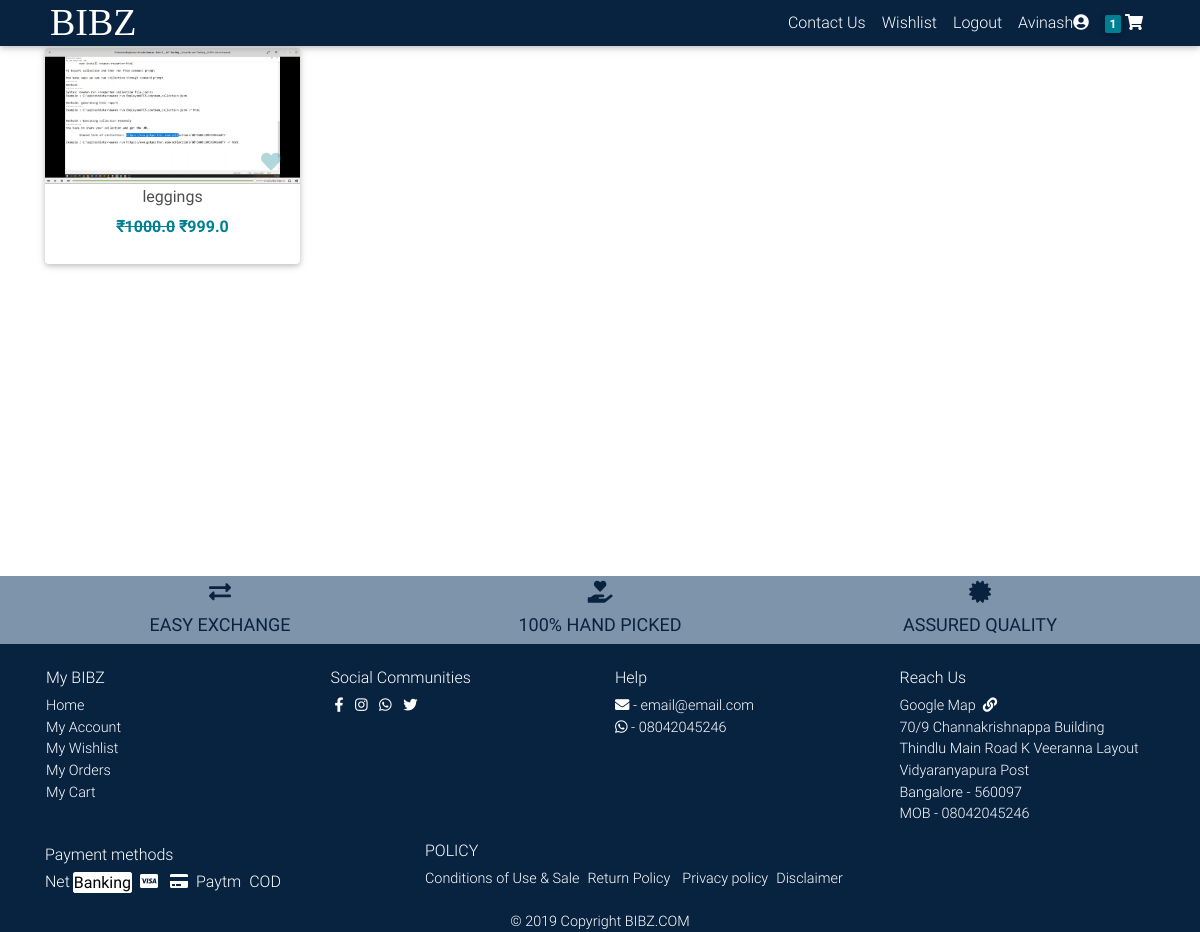
Screenshot of /wishlists/ (signed in) with the database file from the repository.
### core/models.py (models this page shows, shortened)
class Order(models.Model):
    user = models.ForeignKey(settings.AUTH_USER_MODEL, on_delete=models.CASCADE)
    ref_code = models.CharField(max_length=20, blank=True, null=True)
    items = models.ManyToManyField(OrderItem)
    start_date = models.DateTimeField(auto_now_add=True)
    ordered_date = models.DateTimeField()
    ordered = models.BooleanField(default=False)
    shipping_address = models.ForeignKey('Address', related_name='shipping_address', on_delete=models.SET_NULL, blank=True, null=True)
    payment_mode = models.CharField(max_length=20, default='NOT PROCESSED')
    payment = models.ForeignKey('Payment', on_delete=models.SET_NULL, blank=True, null=True)
    being_delivered = models.BooleanField(default=False)
    received = models.BooleanField(default=False)

class WishList(models.Model):
    user = models.ForeignKey(settings.AUTH_USER_MODEL, on_delete=models.CASCADE)
    item = models.ForeignKey(Item, on_delete=models.CASCADE)

class Item(models.Model):
    title = models.CharField(max_length=100)
    price = models.FloatField()
    discount_price = models.FloatField(blank=True, null=True)
    label = models.CharField(choices=LABEL_CHOICES, max_length=20)
    slug = models.SlugField()
    description = models.TextField()
    image = models.ImageField()
    image1 = models.ImageField(blank=True, null=True)
    image2 = models.ImageField(blank=True, null=True)
    def get_absolute_url(self):
        return reverse("core:product", kwargs={'slug': self.slug})

### core/views.py (the view)
# urls.py: path('wishlists/', wish_lists, name="wish_lists"),
@login_required(login_url="/accounts/account_login")
def wish_lists(request):
    wishlist_item = WishList.objects.filter(user=request.user)
    return render(request, 'wish_list.html', {'wishlist_item': wishlist_item})

### core/templatetags/cart_template_tags.py (called while the page is built)
@register.filter
def cart_item_count(user):
    if user.is_authenticated:
        qs = Order.objects.filter(user=user, ordered=False)
        if qs.exists():
            return qs[0].items.count()
    return 0

### templates/wish_list.html (shortened to what this page needs)
{% extends "base.html" %}
{% block content %}
{% load static %}
<main>
    <div class="container">
        <div class="row wow fadeIn">
          {% for item in wishlist_item %}
          <div class="col-6 col-lg-3 col-md-6 mb-4 procol">
              <div class="card product">
              <div class="view overlay">
              <div class="innerimage">
                <img src="{{ item.item.image.url }}" class="card-img-top">
                    <div class="on_image">
                        <a href="{% url 'core:remove_from_wish_list' slug=item.item.slug %}"><i class="fa fa-heart" aria-hidden="true"></i></a>
                    </div>
              </div>
              </div>
              <div class="card-body card-body1 text-center">
                <div class="item.item_title mx-auto">
                    <a style="overflow" href="{{ item.item.get_absolute_url }}" class="dark-grey-text">{{ item.item.title }}</a>
                </div>
                <h6 class="font-weight-bold pt-2">
                  <strong>
                  {% if item.item.discount_price %}
                <del>₹{{ item.item.price }}</del>
                  ₹{{ item.item.discount_price }}
                  {% else %}
                  ₹{{ item.item.price }}
                  {% endif %}
                      <br>
                  </strong>
                </h6>
              </div>
            </div>
          </div>
          {% endfor %}
        </div>
    </div>
  </main>
{% endblock content %}

### templates/navbar.html (shortened to what this page needs)
{% load cart_template_tags %}
<nav class="navbar fixed-top navbar-expand-lg navbar-light white ">
  <div class="container">
      <a class="navbar-brand waves-effect" href="/">
        <h1 class="white-text">BIBZ</h1>
      </a>
      <div class="collapse navbar-collapse" id="navbarSupportedContent">
        <ul class="navbar-nav ">
          <li class="nav-item">
            <a class="nav-link waves-effect" href="{% url 'accounts:contact' %}">
              <span class="clearfix  d-sm-inline-block"> Contact Us </span>
            </a>
          </li>
          {% if request.user.is_authenticated %}
          <li class="nav-item">
            <a class="nav-link waves-effect" href="{% url 'core:wish_lists' %}">
              <span class="clearfix  d-sm-inline-block"> Wishlist </span>
            </a>
          </li>
          <li class="nav-item">
            <a class="nav-link waves-effect" href="{% url 'accounts:account_signout' %}">
              <span class="clearfix  d-sm-inline-block"> Logout </span>
            </a>
          </li>
          {% endif %}
          {% if request.user.is_authenticated %}
          <li class="nav-item">
            <a class="nav-link waves-effect" href="{% url 'core:accounts' %}">
              <span class="clearfix  d-sm-inline-block" style="text-transform:capitalize;"> {{ request.user }}<i class="fa fa-user-circle" aria-hidden="true"></i></span>
            </a>
          </li>
          <li class="nav-item">
            <a href="{% url 'core:order-summary' %}" class="nav-link waves-effect">
              {% if request.user|cart_item_count %}
              <span class="badge red z-depth-1 mr-0"> {{ request.user|cart_item_count }} </span>
              {% endif %}
              <i class="fa fa-shopping-cart" aria-hidden="true"></i>
            </a>
          </li>
          {% endif %}
        </ul>
      </div>
  </div>
  </nav>

### static/css/style.css (style rules this page uses)
html { height:100%!important; }
main { min-height:105%!important; }
html, body, .view { height: 100%; }
.card-body1 { padding:1px; height:80px; overflow:hidden; }
.navbar { padding:0; margin:0; padding-top:0; }
.navbar-brand { padding:0!important; margin:0!important; }
a h1 { margin:0; font-size:38px; font-family: 'Prata', serif; font-weight:500; padding-left:5px; }
.overlay img { transition:all 1s ease!important; }
.row { padding:0; }
h1, h2, h3,h4, h5, h6 { font-family:'Roboto'; }
.nav-item span { color:white!important; }
.nav-item span i { color:white!important; }
.nav-item i { color:white!important; }
html { background:white!important; }
body { background:white!important; }
main { background:white!important; }
.navbar { background:#082340!important; }
.red { background:#007E92!important; }
h1, h2, h3,h4, h5, h6, p, a { font-family:'Roboto'; }
.font-weight-bold { color:#007e92!important; }
.on_image { display: block; opacity: 0.3; position: absolute; top: 70%; margin-left: 0%; right:5%; }
.on_image .fa { cursor: pointer; background-color:; color: #007e92; height: 35px; width: 35px; font-size: 20px; padding: 7px; margin: 5%; margin-bottom: 10%; }

### templates/base.html (style rules this page uses)
html, body, header, .carousel { height: 60vh; }

### rows the page displays
WishList: item.image (picture), item "leggings", item.price "1000.0", item.discount_price "999.0"

### other values shown
{{ request.user }} "Avinash"
{{ request.user|cart_item_count }} "1"
